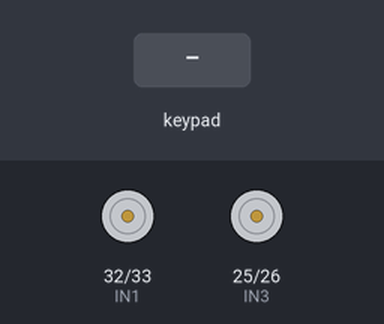
The sketch below on a simulated ESP32. On the bench: motor-driver pin pairs drawn as motors (green arrow = first pin HIGH = forward, orange = second pin HIGH = backward, longer = more drive, scaled by the enable pin). The inputs (shaded band) are chosen by the test bench. What the sketch prints to the serial monitor is not drawn.

Above: at 1.2 s.
1.3 s: key 'U' pressed
At 1.6 s:
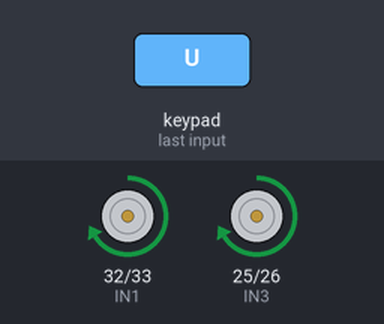
3.3 s: key 'D' pressed
5.3 s: key 'L' pressed
At 5.61 s:
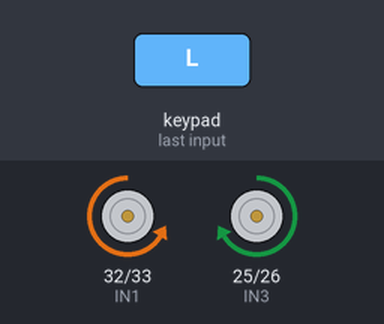
7.3 s: key 'R' pressed
At 7.61 s:
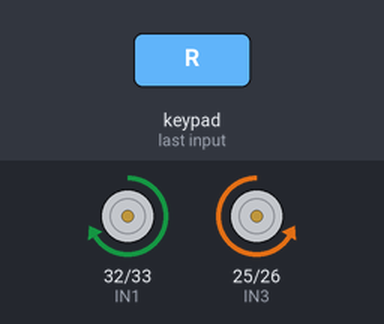
Timing chart, 0 to 10.3 s (numbered marks = the images above; inputs shaded):
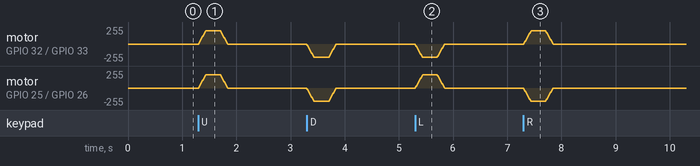

Measured:
- after the input at 1.3 s, motor on GPIO 32 (IN1) / GPIO 33 (IN2), motor on GPIO 25 (IN3) / GPIO 26 (IN4): rises from stopped to forward 200/255 in 0.14 s, then falls to stopped in 0.41 s
- after the input at 5.3 s, motor on GPIO 25 (IN3) / GPIO 26 (IN4): rises from stopped to forward 200/255 in 0.14 s, then falls to stopped in 0.41 s
- after the input at 7.3 s, motor on GPIO 32 (IN1) / GPIO 33 (IN2): rises from stopped to forward 200/255 in 0.14 s, then falls to stopped in 0.41 s

The sketch:

code.ino
```cpp
#define CUSTOM_SETTINGS
#define INCLUDE_GAMEPAD_MODULE
#include <DabbleESP32.h>

// LEFT MOTOR PINS
#define ENA 27
#define IN1 32
#define IN2 33

// RIGHT MOTOR PINS
#define ENB 13
#define IN3 25
#define IN4 26

// SPEED PRESETS
#define SPEED_SLOW   120
#define SPEED_NORMAL 200
#define SPEED_TURBO  240

int currentMaxSpeed = SPEED_NORMAL;

// MOTOR SPEED VARIABLES
int targetLeftSpeed = 0;
int targetRightSpeed = 0;

int currentLeftSpeed = 0;
int currentRightSpeed = 0;

// SAFETY TIMER
unsigned long lastCommandTime = 0;
const unsigned long TIMEOUT_MS = 500;


// SETUP
void setup() {
  Serial.begin(115200);

  pinMode(ENA, OUTPUT);
  pinMode(IN1, OUTPUT);
  pinMode(IN2, OUTPUT);

  pinMode(ENB, OUTPUT);
  pinMode(IN3, OUTPUT);
  pinMode(IN4, OUTPUT);

  stopMotors();

  Dabble.begin("UGV_ESP32");

  lastCommandTime = millis();

  Serial.println("UGV READY!");
}


// MOTOR CONTROL
void applyMotorPins(int leftSpd, int rightSpd) {
  // LEFT MOTOR
  if (leftSpd > 0) {
    digitalWrite(IN1, HIGH);
    digitalWrite(IN2, LOW);
  }
  else if (leftSpd < 0) {
    digitalWrite(IN1, LOW);
    digitalWrite(IN2, HIGH);
  }
  else {
    digitalWrite(IN1, LOW);
    digitalWrite(IN2, LOW);
  }

  analogWrite(ENA, abs(leftSpd));

  // RIGHT MOTOR
  if (rightSpd > 0) {
    digitalWrite(IN3, HIGH);
    digitalWrite(IN4, LOW);
  }
  else if (rightSpd < 0) {
    digitalWrite(IN3, LOW);
    digitalWrite(IN4, HIGH);
  }
  else {
    digitalWrite(IN3, LOW);
    digitalWrite(IN4, LOW);
  }

  analogWrite(ENB, abs(rightSpd));
}


// STOP MOTORS
void stopMotors() {
  targetLeftSpeed = 0;
  targetRightSpeed = 0;

  currentLeftSpeed = 0;
  currentRightSpeed = 0;

  analogWrite(ENA, 0);
  analogWrite(ENB, 0);

  digitalWrite(IN1, LOW);
  digitalWrite(IN2, LOW);

  digitalWrite(IN3, LOW);
  digitalWrite(IN4, LOW);
}


// SMOOTH SPEED RAMPING
void updateMotorRamping() {
  // LEFT MOTOR RAMPING
  if (currentLeftSpeed < targetLeftSpeed) {
    currentLeftSpeed = min(currentLeftSpeed + 15, targetLeftSpeed);
  }
  else if (currentLeftSpeed > targetLeftSpeed) {
    currentLeftSpeed = max(currentLeftSpeed - 15, targetLeftSpeed);
  }

  // RIGHT MOTOR RAMPING
  if (currentRightSpeed < targetRightSpeed) {
    currentRightSpeed = min(currentRightSpeed + 15, targetRightSpeed);
  }
  else if (currentRightSpeed > targetRightSpeed) {
    currentRightSpeed = max(currentRightSpeed - 15, targetRightSpeed);
  }

  applyMotorPins(currentLeftSpeed, currentRightSpeed);
}


// MAIN LOOP
void loop() {
  Dabble.processInput();

  bool inputReceived = false;

  // 1. SPEED SELECTION
  if (GamePad.isSelectPressed()) {
    currentMaxSpeed = SPEED_SLOW;
  }
  else if (GamePad.isTrianglePressed()) {
    currentMaxSpeed = SPEED_NORMAL;
  }
  else if (GamePad.isStartPressed()) {
    currentMaxSpeed = SPEED_TURBO;
  }

  // 2. DIRECTION CONTROL
  if (GamePad.isUpPressed()) {
    targetLeftSpeed = currentMaxSpeed;
    targetRightSpeed = currentMaxSpeed;
    inputReceived = true;
  }
  else if (GamePad.isDownPressed()) {
    targetLeftSpeed = -currentMaxSpeed;
    targetRightSpeed = -currentMaxSpeed;
    inputReceived = true;
  }
  else if (GamePad.isLeftPressed()) {
    targetLeftSpeed = -currentMaxSpeed;
    targetRightSpeed = currentMaxSpeed;
    inputReceived = true;
  }
  else if (GamePad.isRightPressed()) {
    targetLeftSpeed = currentMaxSpeed;
    targetRightSpeed = -currentMaxSpeed;
    inputReceived = true;
  }
  else {
    targetLeftSpeed = 0;
    targetRightSpeed = 0;
  }

  // 3. UPDATE COMMAND TIMER
  if (inputReceived) {
    lastCommandTime = millis();
  }

  // 4. SAFETY TIMEOUT
  if (millis() - lastCommandTime > TIMEOUT_MS) {
    targetLeftSpeed = 0;
    targetRightSpeed = 0;
  }

  // 5. UPDATE MOTOR SPEED
  updateMotorRamping();

  delay(10);
}
```
